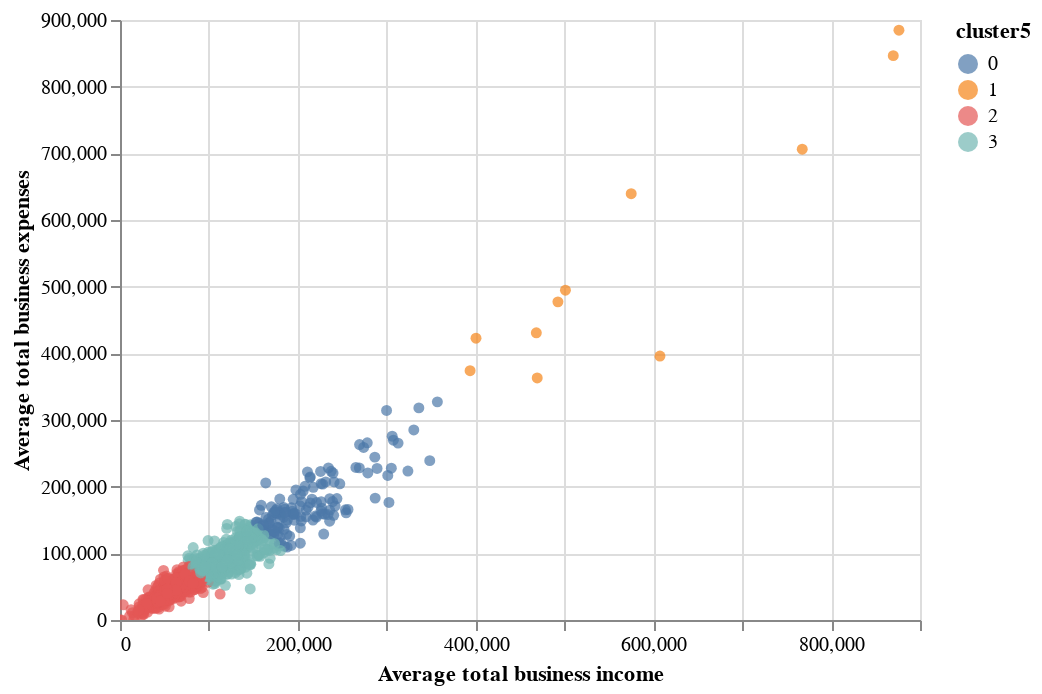

Write notebook code for a chart like this one.
### Code cell
X = df[['Average total business income', 'Average total business expenses']]
kmeans = KMeans(random_state=1, n_clusters=4, init='random', n_init=100)
kmeans.fit(X)
df['cluster5'] = kmeans.predict(X)
scatter_plot = alt.Chart(df).mark_circle()
scatter_plot.encode(x='Average total business income', y='Average total business expenses', color='cluster5:N', tooltip=['Postcode', 'cluster5', 'Average total business income', 'Average total business expenses']).interactive()

### Figure 1 — Vega-Lite specification as saved in the notebook (floating-point values rounded to 4 significant figures; data arrays with more than 128 entries replaced by an {"elided": "..."} marker saying what was removed)
{"config": {"view": {"continuousWidth": 400, "continuousHeight": 300}}, "data": {"name": "data-762d6fede5bd0640d24482cc6ea7861c"}, "mark": "circle", "encoding": {"color": {"type": "nominal", "field": "cluster5"}, "tooltip": [{"type": "quantitative", "field": "Postcode"}, {"type": "quantitative", "field": "cluster5"}, {"type": "quantitative", "field": "Average total business income"}, {"type": "quantitative", "field": "Average total business expenses"}], "x": {"type": "quantitative", "field": "Average total business income"}, "y": {"type": "quantitative", "field": "Average total business expenses"}}, "selection": {"selector006": {"type": "interval", "bind": "scales", "encodings": ["x", "y"]}}, "$schema": "https://vega.github.io/schema/vega-lite/v4.8.1.json", "datasets": {"data-762d6fede5bd0640d24482cc6ea7861c": {"elided": "2473 records"}}}
